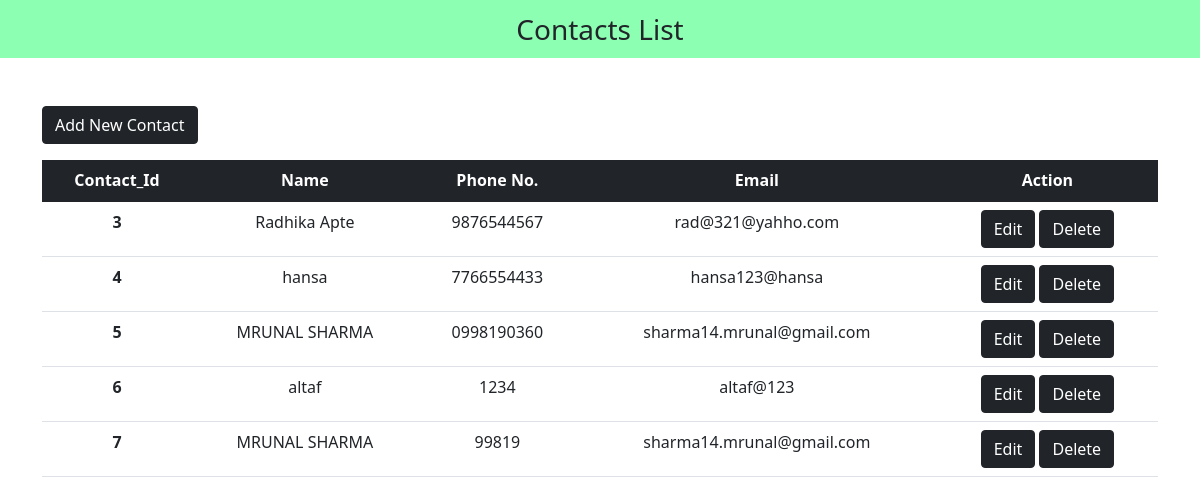
The page / on the database its author committed.
### tables this page shows
CREATE TABLE `contact_list` (
  `id` int(11) NOT NULL,
  `name` varchar(255) NOT NULL,
  `phone` varchar(10) NOT NULL,
  `email` varchar(255) NOT NULL
);

### index.php (the view, shortened to what this page needs)
<?php
include "db_conn.php";
?>
<!DOCTYPE html>
<html lang="en">
<head>
    <link href="https://cdn.jsdelivr.net/npm/bootstrap@5.1.3/dist/css/bootstrap.min.css" rel="stylesheet"
>
    <link rel="stylesheet" href="style.css">
</head>
<body>
    <nav class="navbar navbar-light justify-content-center fs-3 mb-5" style="background-color:#00ff5573">
        Contacts List
    </nav>
    <div class="container mt-5">
        <a href="add_new.php" class="btn btn-dark mb-3">Add New Contact</a>
        <table class="table table-hover text-center table-responsive">
            <thead class="table-dark">
                <tr>
                    <th scope="col">Contact_Id</th>
                    <th scope="col">Name</th>
                    <th scope="col">Phone No.</th>
                    <th scope="col">Email</th>
                    <th scope="col">Action</th>
                </tr>
            </thead>
            <tbody>
                <?php
                $sql = "SELECT * from `contact_list`";
                $result = mysqli_query($conn, $sql);
                while ($row = mysqli_fetch_assoc($result)) {
                    ?>
                    <tr>
                        <th><?= $row['id'] ?></th>
                        <td><?= $row['name'] ?></td>
                        <td><?= $row['phone'] ?></td>
                        <td><?= $row['email'] ?></td>
                        <td>
                            <a href="edit.php?id=<?= $row['id'] ?>" class="btn btn-dark">Edit</i></a>
                            <a href="delete.php?id=<?= $row['id'] ?>" class="btn btn-dark">Delete</i></a>
                        </td>
                    </tr>
                    <?php
                }
                ?>
            </tbody>
        </table>
    </div>
</body>
</html>

### rows shown on the page
contact_list: id "3", name "Radhika Apte", phone "9876544567", email "rad@321@yahho.com"
contact_list: id "4", name "hansa", phone "7766554433", email "hansa123@hansa"
contact_list: id "5", name "MRUNAL SHARMA", phone "0998190360", email "sharma14.mrunal@gmail.com"
contact_list: id "6", name "altaf", phone "1234", email "altaf@123"
contact_list: id "7", name "MRUNAL SHARMA", phone "99819", email "sharma14.mrunal@gmail.com"
